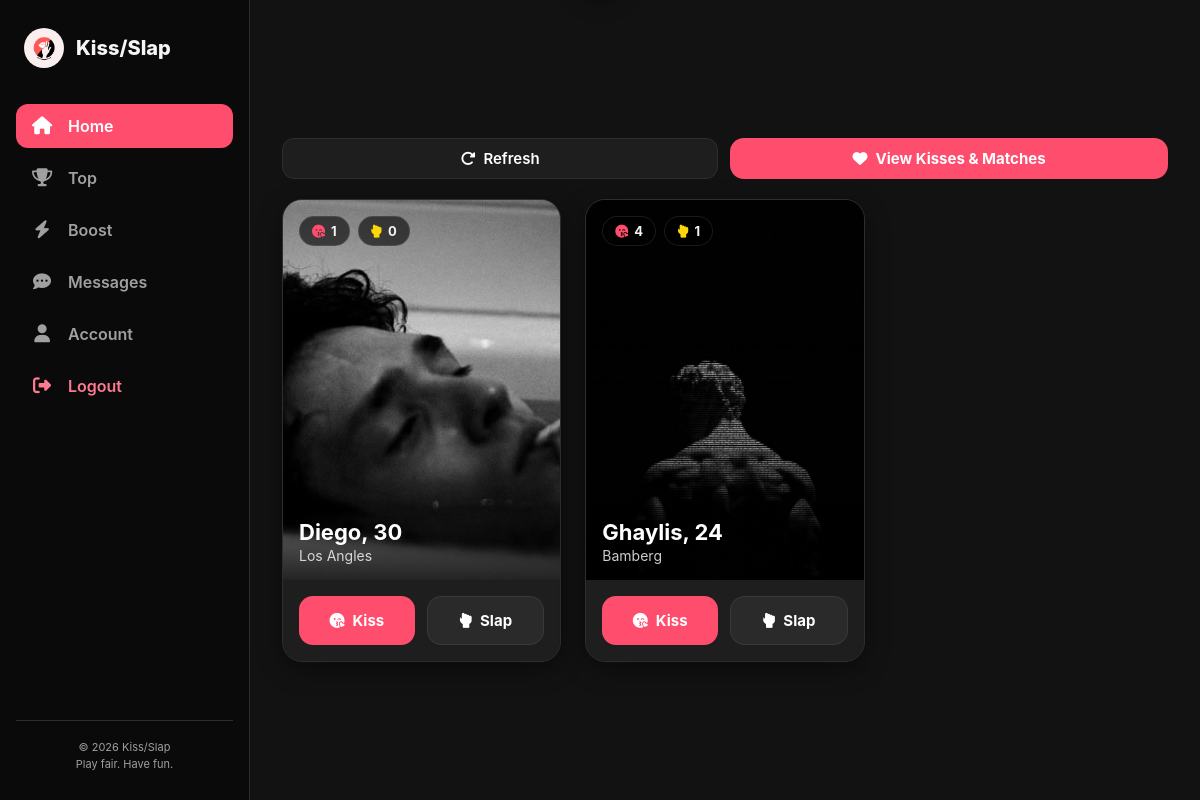
/ (signed in), run on the app's committed database.
### tables this page shows
CREATE TABLE users (
    id INTEGER PRIMARY KEY AUTOINCREMENT,
    name TEXT NOT NULL,
    age INTEGER NOT NULL,
    location TEXT NOT NULL,
    image_url TEXT NOT NULL,
    email TEXT UNIQUE,
    password_hash TEXT,
    profile_handle TEXT,
    kisses INTEGER NOT NULL DEFAULT 0,
    slaps INTEGER NOT NULL DEFAULT 0,
    elo INTEGER NOT NULL DEFAULT 1000,
    bucket INTEGER NOT NULL DEFAULT 1
, sex TEXT, love INTEGER DEFAULT 0, dark INTEGER DEFAULT 0, elo_temp INTEGER DEFAULT 0, temp_boost_expires DATETIME, shield_charges INTEGER DEFAULT 0, double_edge_expires DATETIME);

### app.py (the view)
@app.get("/")
@login_required
def home():
    cards = rows("""
            SELECT id, name, age, location, image_url AS image, kisses, slaps
            FROM users
            WHERE id <> :user_id
			AND sex <> (SELECT sex FROM users WHERE id = :user_id)
            AND bucket = (SELECT bucket FROM users WHERE id = :user_id)
            ORDER BY id
        """, {"user_id": current_user_id()})
    for card in cards:
        card["kisses"] = f"{card['kisses']:,}"
        card["slaps"] = f"{card['slaps']:,}"
    return render_template("cards.html", active_page="home", cards=cards)

### app.py (called while the page is built)
def rows(sql, params=None):
	result = db.session.execute(text(sql), params or {})
	return [dict(row) for row in result.mappings()]

def media_url(filename):
	if not filename:
		return url_for("static", filename="logo.png")
	return url_for("uploaded_image", filename=filename)

def current_user_id():
	return session.get("user_id", CURRENT_USER_ID)

def login_required(view):
	@wraps(view)
	def wrapped_view(*args, **kwargs):
		if "user_id" not in session:
			return redirect(url_for("login", next=request.path))
		return view(*args, **kwargs)
	return wrapped_view

@app.context_processor
def shared_navigation():
	return {
		"nav_items": [
			{"key": "home", "label": "Home", "href": url_for("home"), "icon": "fa-house"},
			{"key": "top", "label": "Top", "href": url_for("top"), "icon": "fa-trophy"},
			{"key": "boost", "label": "Boost", "href": url_for("boost"), "icon": "fa-bolt"},
			{"key": "messages", "label": "Messages", "href": url_for("messages"), "icon": "fa-comment-dots"},
			{"key": "account", "label": "Account", "href": url_for("account"), "icon": "fa-user"},
		],
		"logout_url": url_for("logout"),
		"logo_url": url_for("static", filename="logo.png"),
		"media_url": media_url,
	}

### templates/cards.html (shortened to what this page needs)
{% extends "index.html" %}
{% block page_class %}page-home{% endblock %}
{% block content %}
  {% set card_list = cards|default([]) %}
  <div class="content-wrapper">
    <div class="page-header-actions" style="display: flex; justify-content: flex-end; gap: 12px; margin-bottom: 20px;">
      <button type="button" class="btn-action btn-refresh desktop-only" onclick="window.location.reload();">
        <i class="fa-solid fa-rotate-right"></i>
        Refresh
      </button>
      <a href="{{ url_for('kiss') }}" class="btn-action btn-kiss" style="text-decoration: none; width: auto; padding: 10px 20px;">
        <i class="fa-solid fa-heart"></i>
        View Kisses & Matches
      </a>
    </div>
    <div class="cards-container">
      {% for card in card_list %}
        {% set image_url = media_url(card.image) %}
        <article class="user-card" data-user-id="{{ card.id|default('') }}">
          <div class="card-image-wrapper">
            <img class="card-image" src="{{ image_url }}" alt="{{ card.name|default('User profile') }}">
            <div class="scores-header">
              <span class="score-badge">
                <i class="fa-solid fa-kiss-wink-heart"></i>
                {{ card.kisses|default(0) }}
              </span>
              <span class="score-badge">
                <i class="fa-solid fa-hand-back-fist"></i>
                {{ card.slaps|default(0) }}
              </span>
            </div>
            <div class="card-user-info">
              <h3>{{ card.name|default('Unknown user') }}{% if card.age %}, {{ card.age }}{% endif %}</h3>
              <p>{{ card.location|default('') }}</p>
            </div>
          </div>
          <form class="card-actions" method="POST" action="{{ url_for('handle_action', user_id=card.id) }}">
            <button class="btn-action btn-kiss" type="submit" name="action" value="kiss">
              <i class="fa-solid fa-kiss-wink-heart"></i>
              Kiss
            </button>
            <button class="btn-action btn-slap" type="submit" name="action" value="slap">
              <i class="fa-solid fa-hand-back-fist"></i>
              Slap
            </button>
          </form>
        </article>
      {% else %}
        <p class="empty-state">No users to show.</p>
      {% endfor %}
    </div>
  </div>
{% endblock %}

### static/styles.css (style rules this page uses)
:root { --kiss-color: #FF4D6D; --slap-color: #1A1A1A; --accent-color: #FFD60A; --elixir-color: #A855F7; --bg-color: #121212; --card-bg: #1E1E1E; --text-main: #F5F5F5; --text-sub: #A0A0A0; --border-color: #2E2E2E; --sidebar-width: 250px; }
* { box-sizing: border-box; margin: 0; padding: 0; font-family: -apple-system, BlinkMacSystemFont, "Segoe UI", Roboto, Helvetica, Arial, sans-serif; }
body { background-color: var(--bg-color); color: var(--text-main); }
button, a, input { font: inherit; }
.page-app { display: flex; min-height: 100vh; overflow-x: hidden; }
.page-app .content-wrapper { width: 100%; max-width: 1100px; margin: 0 auto; }
.page-home .cards-container { display: grid; grid-template-columns: repeat(3, minmax(0, 1fr)); gap: 24px; width: 100%; }
.page-home .user-card { background-color: var(--card-bg); border: 1px solid var(--border-color); border-radius: 20px; overflow: hidden; display: flex; flex-direction: column; box-shadow: 0 8px 24px rgba(0, 0, 0, 0.4); }
.page-home .card-image-wrapper { position: relative; min-height: 380px; overflow: hidden; background-size: cover; background-position: center; display: flex; flex-direction: column; justify-content: space-between; padding: 16px; }
.page-home .card-image { position: absolute; inset: 0; width: 100%; height: 100%; object-fit: cover; z-index: 0; }
.page-home .card-image-wrapper::after { content: ""; position: absolute; inset: 0; background: linear-gradient(180deg, rgba(0,0,0,0.3) 0%, rgba(0,0,0,0) 50%, rgba(0,0,0,0.85) 100%); z-index: 1; }
.page-home .scores-header, .page-home .card-user-info { position: relative; z-index: 2; }
.page-home .scores-header { display: flex; gap: 8px; }
.page-home .score-badge { background: rgba(0, 0, 0, 0.6); backdrop-filter: blur(8px); padding: 6px 12px; border-radius: 20px; font-size: 13px; font-weight: 700; display: flex; align-items: center; gap: 6px; border: 1px solid rgba(255,255,255,0.1); }
.page-home .score-badge .fa-kiss-wink-heart { color: var(--kiss-color); }
.page-home .score-badge .fa-hand-back-fist { color: var(--accent-color); }
.page-home .card-user-info h3 { font-size: 22px; color: #FFF; }
.page-home .card-user-info p { font-size: 14px; color: rgba(255,255,255,0.8); margin-top: 2px; }
.page-home .card-actions { display: flex; gap: 12px; padding: 16px; background-color: var(--card-bg); }
.btn-action { flex: 1; padding: 14px; border: none; border-radius: 14px; font-size: 15px; font-weight: 700; cursor: pointer; display: flex; align-items: center; justify-content: center; gap: 8px; }
.btn-kiss { background-color: var(--kiss-color); color: #FFF; }
.btn-slap { background-color: #2A2A2A; color: #FFF; border: 1px solid #3A3A3A; }
.btn-refresh { background: var(--card-bg, #1e1e24); border: 1px solid var(--border-color, rgba(255, 255, 255, 0.15)); color: #fff; padding: 10px 18px; border-radius: 12px; cursor: pointer; display: inline-flex; align-items: center; gap: 8px; font-weight: 600; transition: all 0.25s ease; }

### data on the page
users: shows a picture, kisses "1", slaps "0", name "Diego", age "30", location "Los Angles"
users: shows a picture, kisses "4", slaps "1", name "Ghaylis", age "24", location "Bamberg"

### other printed values
{{ item.label }} "Home" "Top" "Boost" "Messages" "Account"
